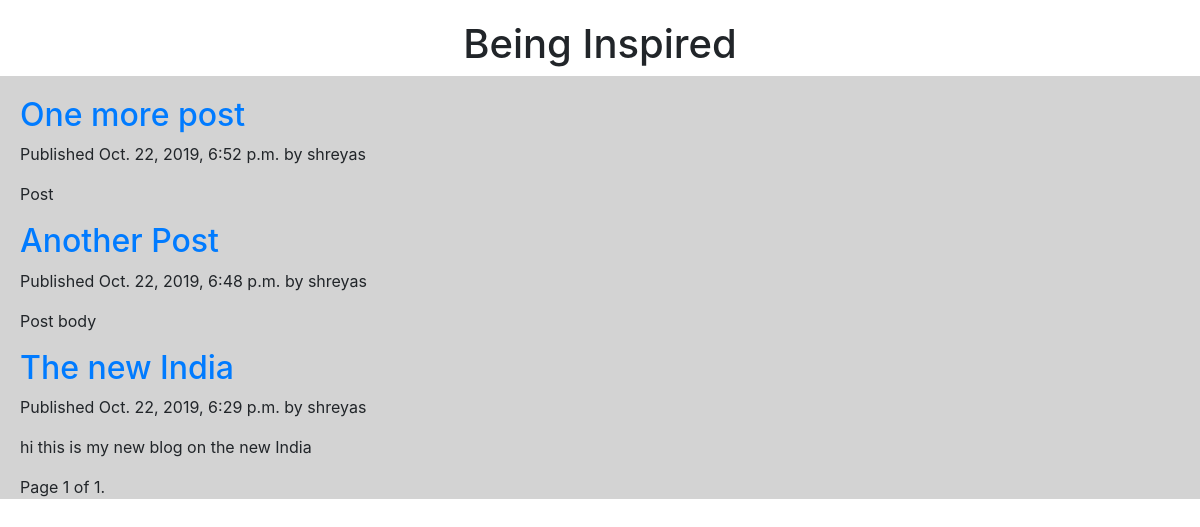
Screenshot of /blog/ with the database file from the repository.
### blog/models.py (models this page shows, shortened)
class Post(models.Model):
    STATUS_CHOICES = (('draft','Draft'),('published','Published'),)
    title = models.CharField(max_length=250)
    slug = models.SlugField(max_length=250, unique_for_date='publish')
    author = models.ForeignKey(User,on_delete=models.CASCADE,related_name='blog_posts')
    body = models.TextField()
    publish = models.DateTimeField(default=timezone.now)
    created = models.DateTimeField(auto_now_add=True)
    updated = models.DateTimeField(auto_now=True)
    status = models.CharField(max_length=10,choices=STATUS_CHOICES,default='draft')
    objects = models.Manager()
    published = PublishedManager()
    def get_absolute_url(self):
        return reverse('blog:post_detail',args=[self.publish.year,self.publish.month,self.publish.day,self.slug])
    class Meta:
        ordering = ('-publish',)

### blog/views.py (the view)
# urls.py: path('',views.PostListView.as_view(),name='post_list'),
class PostListView(ListView):#class based view
    queryset = Post.published.all()
    context_object_name = 'posts'
    paginate_by = 3
    template_name = 'list.html'

### blog/templates/list.html (shortened to what this page needs)
{% extends "base.html" %}
{% block content %}
<div style="padding-left: 20px; padding-top: 20px;">
{% for post in posts %}
<h2>
<a href="{{ post.get_absolute_url }}">
{{ post.title }}
</a>
</h2>
<p class="date">
Published {{ post.publish }} by {{ post.author }}
</p>
{{ post.body|truncatewords:30|linebreaks }}
{% endfor %}
{% include "pagination.html" with page=page_obj %}
</div>
{% endblock %}

### templates/base.html (shortened to what this page needs)
{% load static %}
<!doctype html>
<html lang="en">
  <head>
    <link href="{% static 'css/blog.css' %}" rel="stylesheet">
    <link rel="stylesheet" href="https://stackpath.bootstrapcdn.com/bootstrap/4.3.1/css/bootstrap.min.css">
  </head>
  <body>
      <div style="text-align: center;padding-top: 20px;">
          <h1>Being Inspired</h1>
          </div>
        <div id="content" style="background-color:lightgrey;">
                {% block content %}
                {% endblock %}
                </div>
  </body>
</html>

### templates/pagination.html (shortened to what this page needs)
<div class="pagination">
    <span class="step-links">
    <span class="current">
    Page {{ page.number }} of {{ page.paginator.num_pages }}.
    </span>
    </span>
    </div>

### rows the page displays
Post: title "One more post", publish "Oct. 22, 2019, 6:52 p.m.", author "shreyas", body "Post"
Post: title "Another Post", publish "Oct. 22, 2019, 6:48 p.m.", author "shreyas", body "Post body"
Post: title "The new India", publish "Oct. 22, 2019, 6:29 p.m.", author "shreyas", body "hi this is my new blog on the new India"

### other values shown
{{ page.number }} "1"
{{ page.paginator.num_pages }} "1"
